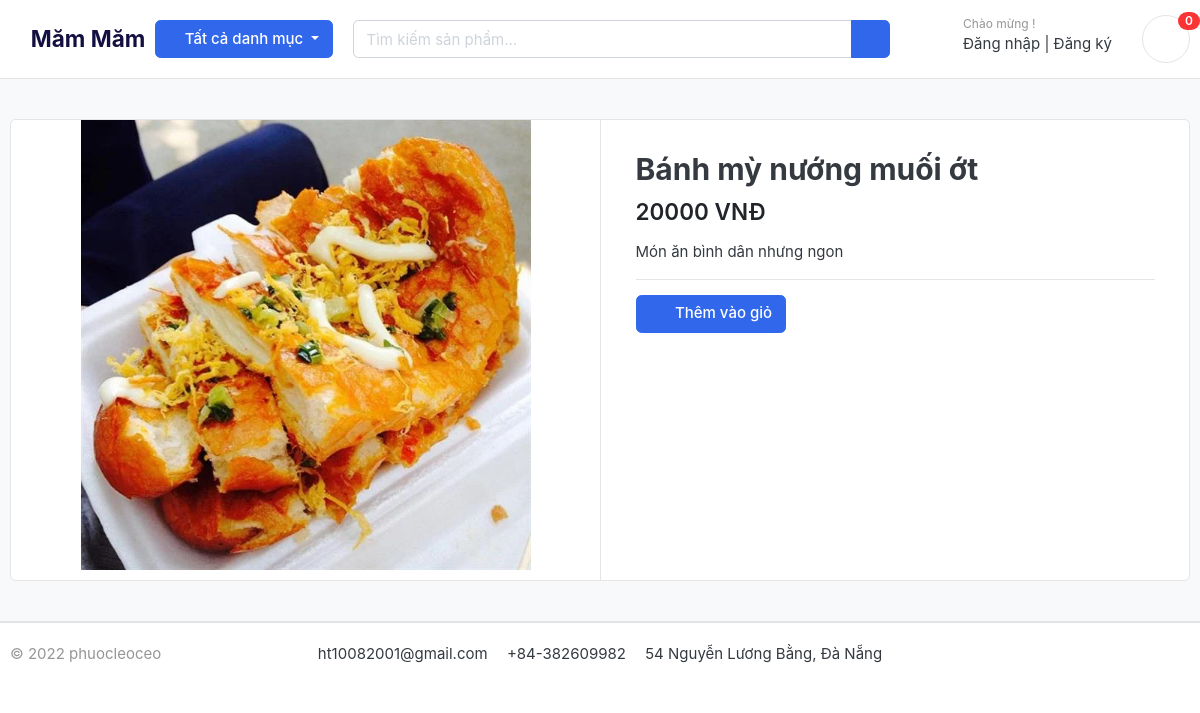
Screenshot of /product/detail/banh-my-nuong-muoi-ot with the database file from the repository.
### product/models.py (models this page shows, shortened)
class Product(models.Model):
    name = models.CharField(max_length=100, unique=True)
    slug = models.SlugField(max_length=50, unique=True, allow_unicode=True)
    price = models.IntegerField()
    description = models.TextField(max_length=500, blank=True)
    image = models.ImageField(upload_to='photos/products')
    is_available = models.BooleanField(default=True)
    created_date = models.DateTimeField(auto_now_add=True)
    modified_date = models.DateTimeField(auto_now=True)
    category = models.ForeignKey(Category, on_delete=models.CASCADE)
    class Meta:
        verbose_name = "product"
        verbose_name_plural = "products"

### product/views.py (the view)
# urls.py: path("detail/<slug:product_slug>", views.detail, name="product_detail"),
def detail(request, product_slug):
    try:
        product = Product.objects.get(slug=product_slug)
    except Exception as e:
        raise e
    return render(request=request, template_name="product/detail.html",
                  context={"product": product})

### cart/context_processors.py (called while the page is built)
def cart_count(request):
    cart_count_badge = 0
    if "admin" in request.path:
        return {}
    else:
        try:
            cart = Cart.objects.filter(cart_id=cart_id_from_session(request))
            if request.user.is_authenticated:
                cart_items = CartItem.objects.all().filter(user=request.user)
            else:
                cart_items = CartItem.objects.all().filter(cart=cart[:1])
            cart_count_badge = cart_items.count()
        except Cart.DoesNotExist:
            cart_count_badge = 0
    return dict(cart_count_badge=cart_count_badge)

### cart/views.py (called while the page is built)
def cart_id_from_session(request):
    cart_id = request.session.session_key
    if not cart_id:
        cart_id = request.session.create()
    return cart_id

### category/context_processors.py (called while the page is built)
def header_menu_links(request):
    links = Category.objects.all()
    return dict(links=links)

### category/models.py (called while the page is built)
    def get_product(self):
        return reverse("product_by_category", args=[self.slug])

### templates/product/detail.html
{% extends 'base.html' %}
{% block content %}
<section class="section-content padding-y bg">
    <div class="container">
        <div class="card">
            <div class="row no-gutters">
                <aside class="col-md-6">
                    <article class="gallery-wrap">
                        <div class="img-big-wrap">
                            <a href="#">
                                <img src="{{ product.image.url }}">
                            </a>
                        </div>
                    </article>
                </aside>
                <main class="col-md-6 border-left">
                    <article class="content-body">
                        <h2 class="title">{{ product.name }}</h2>
                        <div class="mb-3">
                            <var class="price h4">{{ product.price }} VNĐ</var>
                        </div>
                        <p>{{ product.description }}</p>
                        <hr>
                        <a href="{% url 'add_to_cart' product.id %}" class="btn  btn-primary">
                            <i class="fas fa-cart-plus"></i>
                            <span class="text">Thêm vào giỏ</span>
                        </a>
                    </article>
                </main>
            </div>
        </div>
    </div>
</section>
{% endblock content %}

### foodapp/static/css/ui.css (style rules this page uses)
html { font-family: "Inter", sans-serif; font-size: 15px; }
.content-body { flex: 1 1 auto; padding: 2rem 2.3rem; }
.padding-y { padding-top: 40px; padding-bottom: 40px; }
var { font-style: normal; }
article:after, .form-group:after { display: block; clear: both; content: ""; }
.bg { background-color: #f8f9fa; }
.btn i+.text { margin-left: 10px; }
.price { font-weight: 600; color: #212529; }
.gallery-wrap .img-big-wrap { margin-bottom: 10px; border-radius: 0.37rem; overflow: hidden; background-color: #fff; }
.gallery-wrap .img-big-wrap a { text-align: center; display: block; }
.gallery-wrap .img-big-wrap img { height: 450px; width: auto; display: inline-block; }

### rows the page displays
Product: image (picture), name "Bánh mỳ nướng muối ớt", price "20000", description "Món ăn bình dân nhưng ngon"

### other values shown
{{ cart_count_badge }} "0"
